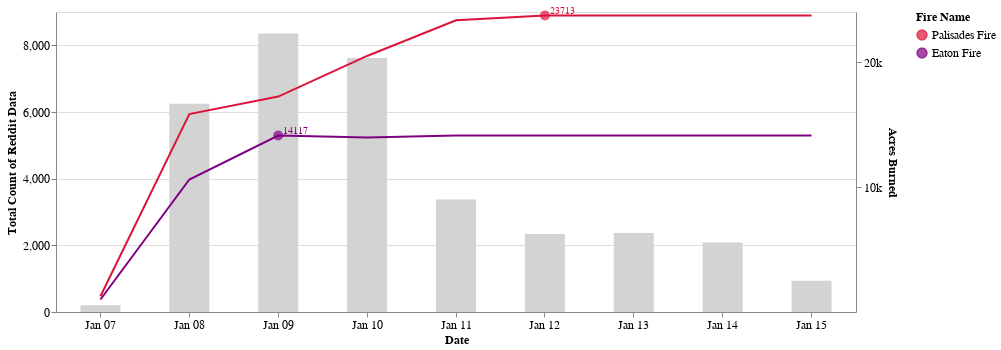

Here is the notebook cell this chart was saved with:
### Markdown cell above
# Overall temporal patterns of wildfire progression (Figure 4 in the Paper)

### Code cell
trend = post_comment.copy()
trend["Date"] = pd.to_datetime(trend["Date"])
trend["Day"] = trend["Date"].dt.floor("D")
daily_counts = (
    trend.groupby("Day")
      .size()
      .reset_index(name="Count")
      .sort_values("Day")
)

acres_df["Day"] = pd.to_datetime(acres_df["Date"])
acres_df["Day"] = acres_df["Date"].dt.floor("D")

cutoff = pd.Timestamp("2025-01-16")
daily_counts = daily_counts[daily_counts["Day"] < cutoff]

daily_counts["Day_str"] = daily_counts["Day"].dt.strftime("%b %d")
acres_df["Day_str"] = acres_df["Day"].dt.strftime("%b %d")


x_axis = alt.Axis(labelAngle=0, labelFontSize=12)

bar = alt.Chart(daily_counts).mark_bar(color="lightgray", size=40).encode(
    x=alt.X("Day_str:N", title="Date", axis=x_axis),
    y=alt.Y("Count:Q", title="Total Count of Reddit Data", axis =alt.Axis(tickCount=5))
)

line = alt.Chart(acres_df).mark_line(point=False).encode(
    x=alt.X("Day_str:N", axis=x_axis),
    y=alt.Y('Acres Burned:Q',
            axis=alt.Axis(
                title='Acres Burned',
                format=".0~s",
                values=[10000, 20000],
                labelColor='black',
                titleColor='black')),
    color=alt.Color('Fire Name:N',
                    scale=alt.Scale(domain=['Palisades Fire', 'Eaton Fire'],
                                    range=['crimson', 'purple']),
                    legend=alt.Legend(title="Fire Name"))
).properties(width=300, height=300)

# Calculate peak points for burned acres per fire
peak_df = acres_df.loc[acres_df.groupby("Fire Name")["Acres Burned"].idxmax()]

peak_points = alt.Chart(peak_df).mark_point(filled=True, size=100).encode(
    x="Day_str:N",
    y='Acres Burned:Q',
    color=alt.Color('Fire Name:N',
                    scale=alt.Scale(domain=['Palisades Fire', 'Eaton Fire'],
                                    range=['crimson', 'purple']))
)

peak_text = alt.Chart(peak_df).mark_text(align='left', dx=5, dy=-5, fontSize=10).encode(
    x="Day_str:N",
    y='Acres Burned:Q',
    text='Acres Burned:Q',
    color=alt.Color('Fire Name:N',
                    scale=alt.Scale(domain=['Palisades Fire', 'Eaton Fire'],
                                    range=['crimson', 'purple']))
)

line = line + peak_points + peak_text

combined = alt.layer(bar, line).resolve_scale(y="independent").properties(
    width=800, height=300
)

combined

### Figure 1 — Vega-Lite specification as saved in the notebook (floating-point values rounded to 4 significant figures)
{"config": {"title": {"font": "Helvetica", "fontSize": 12}, "axis": {"labelFont": "Helvetica", "labelFontSize": 12, "titleFont": "Helvetica", "titleFontSize": 12}, "legend": {"labelFont": "Helvetica", "labelFontSize": 12, "titleFont": "Helvetica", "titleFontSize": 12}}, "layer": [{"data": {"name": "data-90686da92b2db74833d93f2fa2935e92"}, "mark": {"type": "bar", "color": "lightgray", "size": 40}, "encoding": {"x": {"axis": {"labelAngle": 0, "labelFontSize": 12}, "field": "Day_str", "title": "Date", "type": "nominal"}, "y": {"axis": {"tickCount": 5}, "field": "Count", "title": "Total Count of Reddit Data", "type": "quantitative"}}}, {"layer": [{"data": {"name": "data-c39e57f138ce753a3f5cec1d1808012d"}, "mark": {"type": "line", "point": false}, "encoding": {"color": {"field": "Fire Name", "legend": {"title": "Fire Name"}, "scale": {"domain": ["Palisades Fire", "Eaton Fire"], "range": ["crimson", "purple"]}, "type": "nominal"}, "x": {"axis": {"labelAngle": 0, "labelFontSize": 12}, "field": "Day_str", "type": "nominal"}, "y": {"axis": {"format": ".0~s", "labelColor": "black", "title": "Acres Burned", "titleColor": "black", "values": [10000, 20000]}, "field": "Acres Burned", "type": "quantitative"}}}, {"data": {"name": "data-1475d5bb4579cfc444a1c3e46809d4a1"}, "mark": {"type": "point", "filled": true, "size": 100}, "encoding": {"color": {"field": "Fire Name", "scale": {"domain": ["Palisades Fire", "Eaton Fire"], "range": ["crimson", "purple"]}, "type": "nominal"}, "x": {"field": "Day_str", "type": "nominal"}, "y": {"field": "Acres Burned", "type": "quantitative"}}}, {"data": {"name": "data-1475d5bb4579cfc444a1c3e46809d4a1"}, "mark": {"type": "text", "align": "left", "dx": 5, "dy": -5, "fontSize": 10}, "encoding": {"color": {"field": "Fire Name", "scale": {"domain": ["Palisades Fire", "Eaton Fire"], "range": ["crimson", "purple"]}, "type": "nominal"}, "text": {"field": "Acres Burned", "type": "quantitative"}, "x": {"field": "Day_str", "type": "nominal"}, "y": {"field": "Acres Burned", "type": "quantitative"}}}]}], "height": 300, "resolve": {"scale": {"y": "independent"}}, "width": 800, "$schema": "https://vega.github.io/schema/vega-lite/v5.20.1.json", "datasets": {"data-90686da92b2db74833d93f2fa2935e92": [{"Day": "2025-01-07T00:00:00", "Count": 204, "Day_str": "Jan 07"}, {"Day": "2025-01-08T00:00:00", "Count": 6247, "Day_str": "Jan 08"}, {"Day": "2025-01-09T00:00:00", "Count": 8358, "Day_str": "Jan 09"}, {"Day": "2025-01-10T00:00:00", "Count": 7620, "Day_str": "Jan 10"}, {"Day": "2025-01-11T00:00:00", "Count": 3372, "Day_str": "Jan 11"}, {"Day": "2025-01-12T00:00:00", "Count": 2341, "Day_str": "Jan 12"}, {"Day": "2025-01-13T00:00:00", "Count": 2372, "Day_str": "Jan 13"}, {"Day": "2025-01-14T00:00:00", "Count": 2082, "Day_str": "Jan 14"}, {"Day": "2025-01-15T00:00:00", "Count": 936, "Day_str": "Jan 15"}], "data-c39e57f138ce753a3f5cec1d1808012d": [{"Date": "2025-01-07T00:00:00", "Fire Name": "Palisades Fire", "Acres Burned": 1262.0, "Containment": 0, "Status": "ACTIVE", "Day": "2025-01-07T00:00:00", "Day_str": "Jan 07"}, {"Date": "2025-01-07T00:00:00", "Fire Name": "Eaton Fire", "Acres Burned": 1000.0, "Containment": 0, "Status": "ACTIVE", "Day": "2025-01-07T00:00:00", "Day_str": "Jan 07"}, {"Date": "2025-01-08T00:00:00", "Fire Name": "Palisades Fire", "Acres Burned": 15830.0, "Containment": 0, "Status": "ACTIVE", "Day": "2025-01-08T00:00:00", "Day_str": "Jan 08"}, {"Date": "2025-01-08T00:00:00", "Fire Name": "Eaton Fire", "Acres Burned": 10600.0, "Containment": 0, "Status": "ACTIVE", "Day": "2025-01-08T00:00:00", "Day_str": "Jan 08"}, {"Date": "2025-01-09T00:00:00", "Fire Name": "Palisades Fire", "Acres Burned": 17230.0, "Containment": 0, "Status": "ACTIVE", "Day": "2025-01-09T00:00:00", "Day_str": "Jan 09"}, {"Date": "2025-01-09T00:00:00", "Fire Name": "Eaton Fire", "Acres Burned": 14120.0, "Containment": 0, "Status": "ACTIVE", "Day": "2025-01-09T00:00:00", "Day_str": "Jan 09"}, {"Date": "2025-01-10T00:00:00", "Fire Name": "Palisades Fire", "Acres Burned": 20480.0, "Containment": 8, "Status": "ACTIVE", "Day": "2025-01-10T00:00:00", "Day_str": "Jan 10"}, {"Date": "2025-01-10T00:00:00", "Fire Name": "Eaton Fire", "Acres Burned": 13960.0, "Containment": 3, "Status": "ACTIVE", "Day": "2025-01-10T00:00:00", "Day_str": "Jan 10"}, {"Date": "2025-01-11T00:00:00", "Fire Name": "Palisades Fire", "Acres Burned": 23340.0, "Containment": 11, "Status": "ACTIVE", "Day": "2025-01-11T00:00:00", "Day_str": "Jan 11"}, {"Date": "2025-01-11T00:00:00", "Fire Name": "Eaton Fire", "Acres Burned": 14120.0, "Containment": 15, "Status": "ACTIVE", "Day": "2025-01-11T00:00:00", "Day_str": "Jan 11"}, {"Date": "2025-01-12T00:00:00", "Fire Name": "Palisades Fire", "Acres Burned": 23710.0, "Containment": 13, "Status": "ACTIVE", "Day": "2025-01-12T00:00:00", "Day_str": "Jan 12"}, {"Date": "2025-01-12T00:00:00", "Fire Name": "Eaton Fire", "Acres Burned": 14120.0, "Containment": 27, "Status": "ACTIVE", "Day": "2025-01-12T00:00:00", "Day_str": "Jan 12"}, {"Date": "2025-01-13T00:00:00", "Fire Name": "Palisades Fire", "Acres Burned": 23710.0, "Containment": 14, "Status": "ACTIVE", "Day": "2025-01-13T00:00:00", "Day_str": "Jan 13"}, {"Date": "2025-01-13T00:00:00", "Fire Name": "Eaton Fire", "Acres Burned": 14120.0, "Containment": 33, "Status": "ACTIVE", "Day": "2025-01-13T00:00:00", "Day_str": "Jan 13"}, {"Date": "2025-01-14T00:00:00", "Fire Name": "Palisades Fire", "Acres Burned": 23710.0, "Containment": 17, "Status": "ACTIVE", "Day": "2025-01-14T00:00:00", "Day_str": "Jan 14"}, {"Date": "2025-01-14T00:00:00", "Fire Name": "Eaton Fire", "Acres Burned": 14120.0, "Containment": 35, "Status": "ACTIVE", "Day": "2025-01-14T00:00:00", "Day_str": "Jan 14"}, {"Date": "2025-01-15T00:00:00", "Fire Name": "Palisades Fire", "Acres Burned": 23710.0, "Containment": 19, "Status": "ACTIVE", "Day": "2025-01-15T00:00:00", "Day_str": "Jan 15"}, {"Date": "2025-01-15T00:00:00", "Fire Name": "Eaton Fire", "Acres Burned": 14120.0, "Containment": 45, "Status": "ACTIVE", "Day": "2025-01-15T00:00:00", "Day_str": "Jan 15"}], "data-1475d5bb4579cfc444a1c3e46809d4a1": [{"Date": "2025-01-09T00:00:00", "Fire Name": "Eaton Fire", "Acres Burned": 14120.0, "Containment": 0, "Status": "ACTIVE", "Day": "2025-01-09T00:00:00", "Day_str": "Jan 09"}, {"Date": "2025-01-12T00:00:00", "Fire Name": "Palisades Fire", "Acres Burned": 23710.0, "Containment": 13, "Status": "ACTIVE", "Day": "2025-01-12T00:00:00", "Day_str": "Jan 12"}]}}
